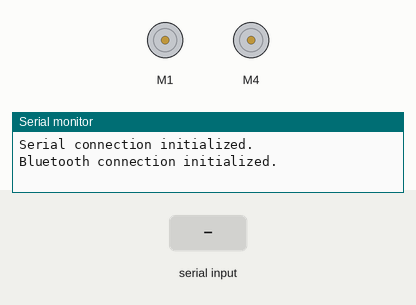
Simulated run of this sketch. Board: Arduino Uno, built with avr-gcc and run on an emulated ATmega328P. Shown: 2 × DC motor (green arrow = forward, orange = backward, longer = faster), the last lines printed to the serial monitor. The inputs (shaded band) are chosen by the test bench.

Above: at 1.2 s.
1.3 s: "F" received over the second serial link
At 2.1 s:
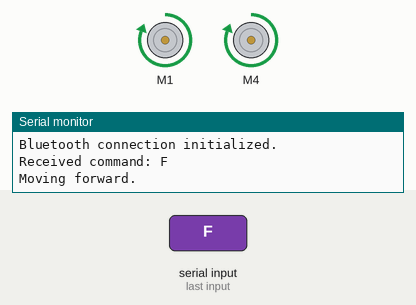
2.8 s: "B" received over the second serial link
At 3.2 s:
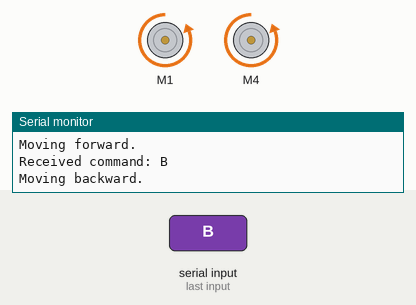
4.3 s: "L" received over the second serial link
At 5.5 s:
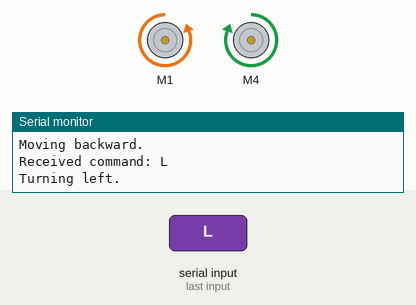
5.8 s: "R" received over the second serial link
At 6.7 s:
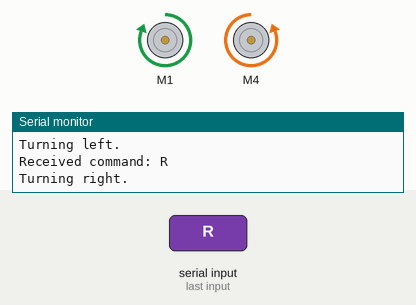
Timing chart, 0 to 8.3 s (numbered marks = the images above; inputs shaded):
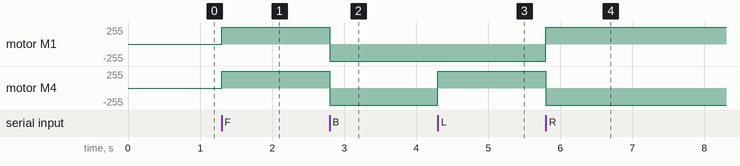

The sketch:

moving_w_bt.ino
```cpp
#include <AFMotor.h>
#include <SoftwareSerial.h>

SoftwareSerial BTSerial(2, 3); // RX, TX, connected to pins 2 and 3 on Arduino Uno

// Create the motor shield object with the default I2C address
AF_DCMotor motor1(1); // Motor M1
AF_DCMotor motor2(4); // Motor M4

void setup() {
  // Set up serial connection for debugging
  Serial.begin(9600);
  Serial.println("Serial connection initialized.");

  // Set up Bluetooth serial connection
  BTSerial.begin(9600);
  Serial.println("Bluetooth connection initialized.");

  // Set speed for the motors
  motor1.setSpeed(255);
  motor2.setSpeed(255);
}

void loop() {
  // Check if Bluetooth data is available
  if (BTSerial.available()) {
    char command = BTSerial.read();
    Serial.print("Received command: ");
    Serial.println(command);

    // Perform action based on command received
    switch (command) {
      case 'F':
        moveForward();
        break;
      case 'B':
        moveBackward();
        break;
      case 'L':
        turnLeft();
        break;
      case 'R':
        turnRight();
        break;
      case 'A':
        moveLeft();
        break;
      case 'D':
        moveRight();
        break;
      case 'S':
        stopMotors();
        break;
      default:
        Serial.println("Invalid command.");
        break;
    }
  }
}

void moveForward() {
  Serial.println("Moving forward.");
  motor1.run(FORWARD);
  motor2.run(FORWARD);
}

void moveBackward() {
  Serial.println("Moving backward.");
  motor1.run(BACKWARD);
  motor2.run(BACKWARD);
}

void turnLeft() {
  Serial.println("Turning left.");
  motor1.run(BACKWARD);
  motor2.run(FORWARD);
}

void turnRight() {
  Serial.println("Turning right.");
  motor1.run(FORWARD);
  motor2.run(BACKWARD);
}

void moveLeft() {
  Serial.println("Moving left.");
  motor1.run(BACKWARD);
  motor2.run(FORWARD);
  // Adjust delay or additional logic if needed
}

void moveRight() {
  Serial.println("Moving right.");
  motor1.run(FORWARD);
  motor2.run(BACKWARD);
  // Adjust delay or additional logic if needed
}

void stopMotors() {
  Serial.println("Stopping.");
  motor1.run(RELEASE);
  motor2.run(RELEASE);
}
```

Measured:
- after the input at 1.3 s, motor M1, motor M4: stopped → forward 255/255 at once
- after the input at 2.8 s, motor M1, motor M4: forward 255/255 → backward 255/255 at once
- after the input at 4.3 s, motor M4: backward 255/255 → forward 255/255 at once
- after the input at 5.8 s, motor M1: backward 255/255 → forward 255/255 at once; motor M4: forward 255/255 → backward 255/255 at once
